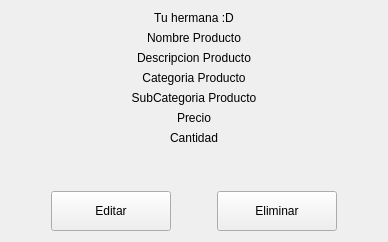
                  <widget class="QWidget" name="page_mostrar_seleccion">
                   <layout class="QVBoxLayout" name="verticalLayout_12">
                    <item>
                     <widget class="QLabel" name="lbl_id">
                      <property name="text">
                       <string>Tu hermana :D</string>
                      </property>
                      <property name="alignment">
                       <set>Qt::AlignCenter</set>
                      </property>
                     </widget>
                    </item>
                    <item>
                     <widget class="QLabel" name="lbl_nombre">
                      <property name="text">
                       <string>Nombre Producto</string>
                      </property>
                      <property name="alignment">
                       <set>Qt::AlignCenter</set>
                      </property>
                     </widget>
                    </item>
                    <item>
                     <widget class="QLabel" name="lbl_descripcion">
                      <property name="text">
                       <string>Descripcion Producto</string>
                      </property>
                      <property name="alignment">
                       <set>Qt::AlignCenter</set>
                      </property>
                     </widget>
                    </item>
                    <item>
                     <widget class="QLabel" name="lbl_categoria">
                      <property name="text">
                       <string>Categoria Producto</string>
                      </property>
                      <property name="alignment">
                       <set>Qt::AlignCenter</set>
                      </property>
                     </widget>
                    </item>
                    <item>
                     <widget class="QLabel" name="lbl_subcategoria">
                      <property name="text">
                       <string>SubCategoria Producto</string>
                      </property>
                      <property name="alignment">
                       <set>Qt::AlignCenter</set>
                      </property>
                     </widget>
                    </item>
                    <item>
                     <widget class="QLabel" name="lbl_precio">
                      <property name="text">
                       <string>Precio</string>
                      </property>
                      <property name="alignment">
                       <set>Qt::AlignCenter</set>
                      </property>
                     </widget>
                    </item>
                    <item>
                     <widget class="QLabel" name="lbl_cantidad">
                      <property name="text">
                       <string>Cantidad</string>
                      </property>
                      <property name="alignment">
                       <set>Qt::AlignCenter</set>
                      </property>
                     </widget>
                    </item>
                    <item>
                     <spacer name="verticalSpacer_4">
                      <property name="orientation">
                       <enum>Qt::Vertical</enum>
                      </property>
                      <property name="sizeType">
                       <enum>QSizePolicy::Minimum</enum>
                      </property>
                      <property name="sizeHint" stdset="0">
                       <size>
                        <width>20</width>
                        <height>40</height>
                       </size>
                      </property>
                     </spacer>
                    </item>
                    <item>
                     <layout class="QHBoxLayout" name="horizontalLayout_12">
                      <item>
                       <spacer name="horizontalSpacer_5">
                        <property name="orientation">
                         <enum>Qt::Horizontal</enum>
                        </property>
                        <property name="sizeHint" stdset="0">
                         <size>
                          <width>40</width>
                          <height>20</height>
                         </size>
                        </property>
                       </spacer>
                      </item>
                      <item>
                       <widget class="QPushButton" name="btn_editar_inventario">
                        <property name="minimumSize">
                         <size>
                          <width>120</width>
                          <height>40</height>
                         </size>
                        </property>
                        <property name="text">
                         <string>Editar</string>
                        </property>
                        <property name="iconSize">
                         <size>
                          <width>16</width>
                          <height>16</height>
                         </size>
                        </property>
                       </widget>
                      </item>
                      <item>
                       <spacer name="horizontalSpacer_14">
                        <property name="orientation">
                         <enum>Qt::Horizontal</enum>
                        </property>
                        <property name="sizeHint" stdset="0">
                         <size>
                          <width>40</width>
                          <height>20</height>
                         </size>
                        </property>
                       </spacer>
                      </item>
                      <item>
                       <widget class="QPushButton" name="btn_eliminar_inventario">
                        <property name="minimumSize">
                         <size>
                          <width>120</width>
                          <height>40</height>
                         </size>
                        </property>
                        <property name="text">
                         <string>Eliminar</string>
                        </property>
                       </widget>
                      </item>
                      <item>
                       <spacer name="horizontalSpacer_15">
                        <property name="orientation">
                         <enum>Qt::Horizontal</enum>
                        </property>
                        <property name="sizeHint" stdset="0">
                         <size>
                          <width>40</width>
                          <height>20</height>
                         </size>
                        </property>
                       </spacer>
                      </item>
                     </layout>
                    </item>
                   </layout>
                  </widget>
